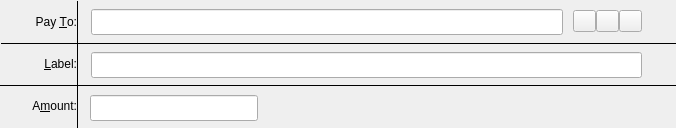
<?xml version="1.0" encoding="UTF-8"?>
<ui version="4.0">
 <class>SendCoinsEntry</class>
 <widget class="QWidget" name="SendCoinsEntry">
  <property name="geometry">
   <rect>
    <x>0</x>
    <y>0</y>
    <width>676</width>
    <height>128</height>
   </rect>
  </property>
  <property name="minimumSize">
   <size>
    <width>0</width>
    <height>128</height>
   </size>
  </property>
  <property name="maximumSize">
   <size>
    <width>16777215</width>
    <height>128</height>
   </size>
  </property>
  <property name="windowTitle">
   <string>Form</string>
  </property>
  <widget class="BitcoinAmountField" name="payAmount">
   <property name="geometry">
    <rect>
     <x>90</x>
     <y>95</y>
     <width>168</width>
     <height>26</height>
    </rect>
   </property>
  </widget>
  <widget class="QLabel" name="pay_label">
   <property name="geometry">
    <rect>
     <x>1</x>
     <y>85</y>
     <width>76</width>
     <height>41</height>
    </rect>
   </property>
   <property name="text">
    <string>A&amp;mount:</string>
   </property>
   <property name="alignment">
    <set>Qt::AlignRight|Qt::AlignTrailing|Qt::AlignVCenter</set>
   </property>
   <property name="buddy">
    <cstring>payAmount</cstring>
   </property>
  </widget>
  <widget class="QLabel" name="pay_label_2">
   <property name="geometry">
    <rect>
     <x>1</x>
     <y>1</y>
     <width>76</width>
     <height>41</height>
    </rect>
   </property>
   <property name="text">
    <string>Pay &amp;To:</string>
   </property>
   <property name="alignment">
    <set>Qt::AlignRight|Qt::AlignTrailing|Qt::AlignVCenter</set>
   </property>
   <property name="buddy">
    <cstring>payTo</cstring>
   </property>
  </widget>
  <widget class="QLabel" name="pay_label_3">
   <property name="geometry">
    <rect>
     <x>1</x>
     <y>43</y>
     <width>76</width>
     <height>41</height>
    </rect>
   </property>
   <property name="text">
    <string>&amp;Label:</string>
   </property>
   <property name="alignment">
    <set>Qt::AlignRight|Qt::AlignTrailing|Qt::AlignVCenter</set>
   </property>
   <property name="buddy">
    <cstring>addAsLabel</cstring>
   </property>
  </widget>
  <widget class="Line" name="line">
   <property name="geometry">
    <rect>
     <x>1</x>
     <y>43</y>
     <width>728</width>
     <height>1</height>
    </rect>
   </property>
   <property name="frameShadow">
    <enum>QFrame::Plain</enum>
   </property>
   <property name="orientation">
    <enum>Qt::Horizontal</enum>
   </property>
  </widget>
  <widget class="Line" name="line_2">
   <property name="geometry">
    <rect>
     <x>0</x>
     <y>85</y>
     <width>728</width>
     <height>1</height>
    </rect>
   </property>
   <property name="frameShadow">
    <enum>QFrame::Plain</enum>
   </property>
   <property name="orientation">
    <enum>Qt::Horizontal</enum>
   </property>
  </widget>
  <widget class="Line" name="line_3">
   <property name="geometry">
    <rect>
     <x>77</x>
     <y>1</y>
     <width>1</width>
     <height>128</height>
    </rect>
   </property>
   <property name="frameShadow">
    <enum>QFrame::Plain</enum>
   </property>
   <property name="orientation">
    <enum>Qt::Vertical</enum>
   </property>
  </widget>
  <widget class="QToolButton" name="pasteButton">
   <property name="geometry">
    <rect>
     <x>596</x>
     <y>10</y>
     <width>23</width>
     <height>22</height>
    </rect>
   </property>
   <property name="toolTip">
    <string>Paste address from clipboard</string>
   </property>
   <property name="text">
    <string/>
   </property>
   <property name="shortcut">
    <string>Alt+P</string>
   </property>
  </widget>
  <widget class="QToolButton" name="deleteButton">
   <property name="geometry">
    <rect>
     <x>619</x>
     <y>10</y>
     <width>23</width>
     <height>22</height>
    </rect>
   </property>
   <property name="toolTip">
    <string>Remove this recipient</string>
   </property>
   <property name="text">
    <string/>
   </property>
  </widget>
  <widget class="QValidatedLineEdit" name="payTo">
   <property name="geometry">
    <rect>
     <x>91</x>
     <y>9</y>
     <width>472</width>
     <height>26</height>
    </rect>
   </property>
   <property name="toolTip">
    <string>The address to send the payment to  (e.g. 4Zo1ga6xuKuQ7JV7M9rGDoxdbYwV5zgQJ5)</string>
   </property>
   <property name="maxLength">
    <number>34</number>
   </property>
  </widget>
  <widget class="QToolButton" name="addressBookButton">
   <property name="geometry">
    <rect>
     <x>573</x>
     <y>10</y>
     <width>23</width>
     <height>22</height>
    </rect>
   </property>
   <property name="toolTip">
    <string>Choose address from address book</string>
   </property>
   <property name="text">
    <string/>
   </property>
   <property name="shortcut">
    <string>Alt+A</string>
   </property>
  </widget>
  <widget class="QValidatedLineEdit" name="addAsLabel">
   <property name="enabled">
    <bool>true</bool>
   </property>
   <property name="geometry">
    <rect>
     <x>91</x>
     <y>52</y>
     <width>551</width>
     <height>26</height>
    </rect>
   </property>
   <property name="toolTip">
    <string>Enter a label for this address to add it to your address book</string>
   </property>
  </widget>
 </widget>
 <customwidgets>
  <customwidget>
   <class>QValidatedLineEdit</class>
   <extends>QLineEdit</extends>
   <header>qvalidatedlineedit.h</header>
  </customwidget>
  <customwidget>
   <class>BitcoinAmountField</class>
   <extends>QLineEdit</extends>
   <header>bitcoinamountfield.h</header>
   <container>1</container>
  </customwidget>
 </customwidgets>
 <resources/>
 <connections/>
</ui>
